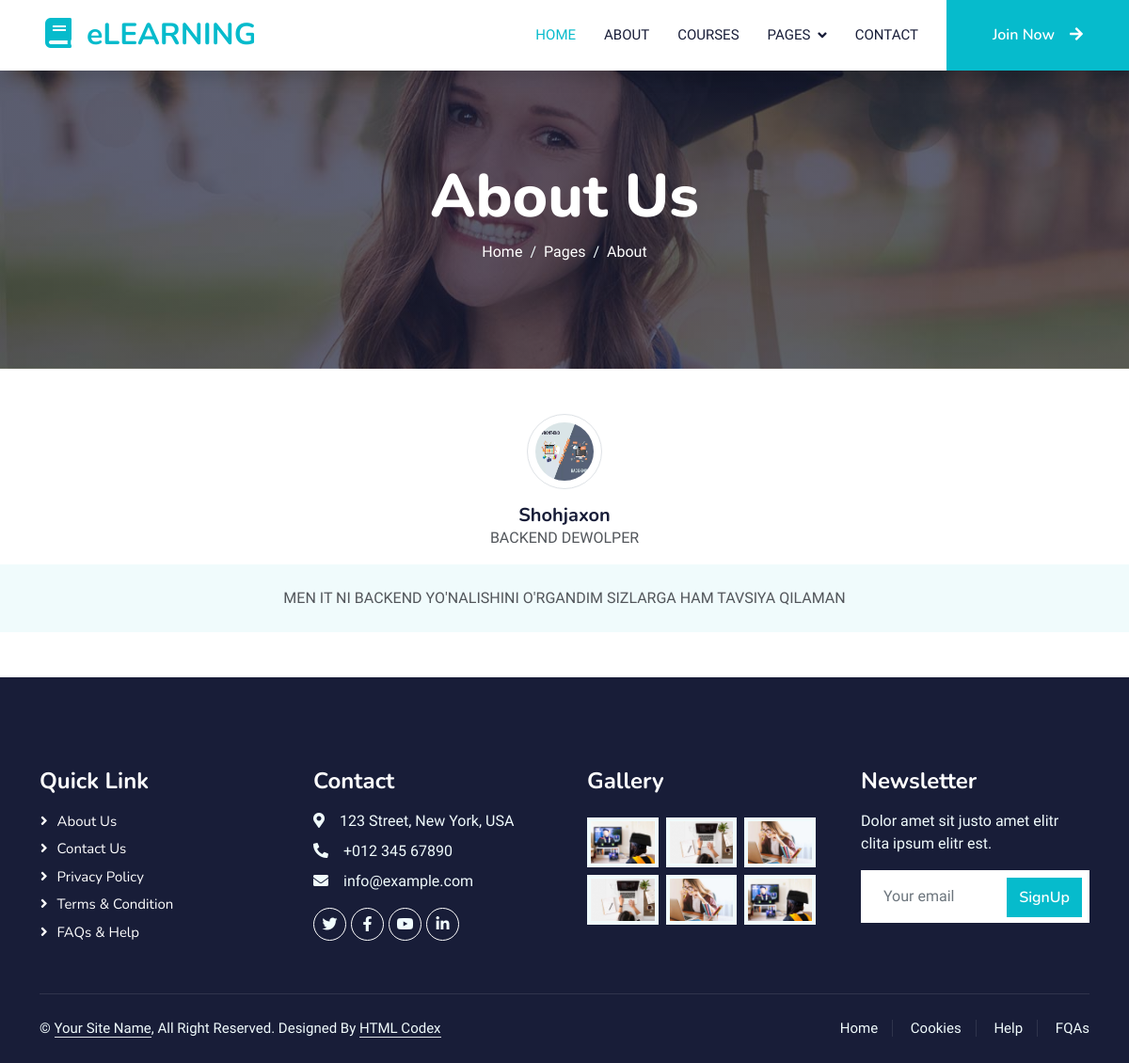
The page /exps/1 on the database its author committed.
### blog/models.py (models this page shows, shortened)
class Exp(models.Model):
    name = models.CharField(max_length=300)
    job = models.CharField(max_length=200)
    bio = models.TextField()
    img = models.ImageField(upload_to='index/img')

### blog/views.py (the view)
# urls.py: path('exps/<int:id>', expsdetailview, name='expsDetail'),
def expsdetailview(request,id):
    try:
        exps=Exp.objects.get(id=id)
        context = {
            "exps":exps
        }
    except exps.DoesNotExist:
        raise Http404("No exps found")
    return render(request,"exps_detail.html",context=context)

### template/exps_detail.html
{% extends 'base.html' %}
{% load static %}
{% block content %}
  <div class="testimonial-item text-center">
                    <img class="border rounded-circle p-2 mx-auto mb-3" src={{exps.img.url}} style="width: 80px; height: 80px;">
                    <h5 class="mb-0">{{exps.name}}</h5>
                    <p>{{exps.job}}</p>
                    <div class="testimonial-text bg-light text-center p-4">
                    <p class="mb-0">{{exps.bio}}</p>
                    </div>
                </div>
{% endblock content %}

### static/css/style.css (style rules this page uses)
:root { --primary: #06BBCC; --light: #F0FBFC; --dark: #181d38; }

### template/base.html (style rules this page uses)
:root { --primary: #06BBCC; --light: #F0FBFC; --dark: #181d38; }

### rows shown on the page
Exp: img (picture), name "Shohjaxon", job "BACKEND DEWOLPER", bio "MEN IT NI BACKEND YO'NALISHINI O'RGANDIM SIZLARGA HAM TAVSIYA QILAMAN"
